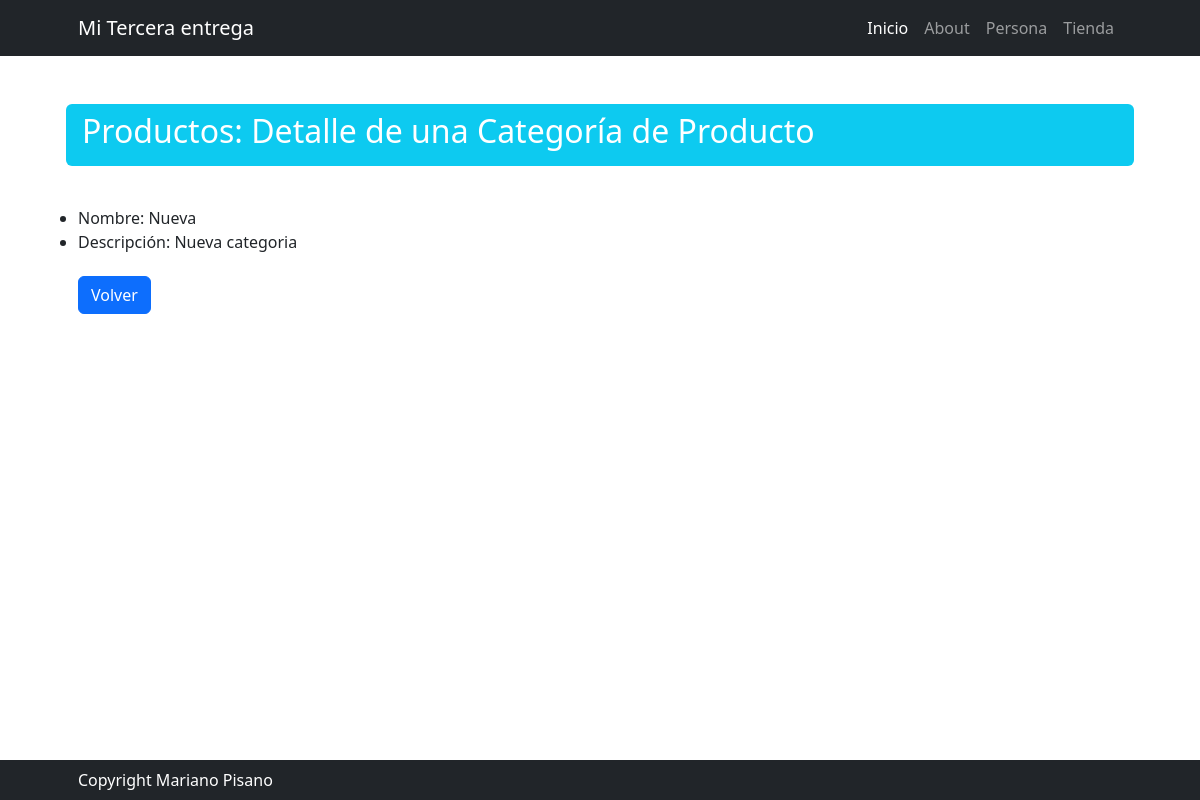
Page /tienda/productocategoria/detail/5 on the earlier database version.
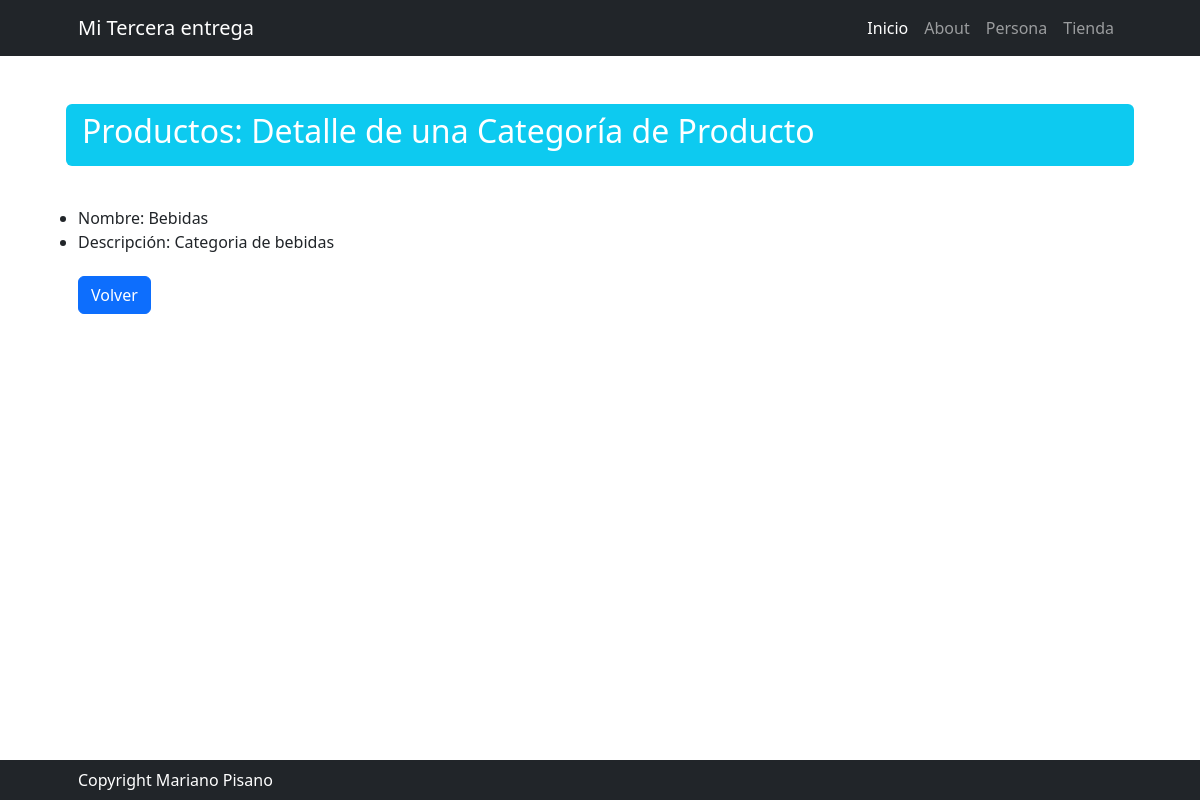
Same page on the later database version.
### tienda/models.py (models this page shows, shortened)
class Categoria(models.Model):
    codigo = models.IntegerField(primary_key=True)
    nombre = models.CharField(max_length=50, unique=True)
    descripcion = models.CharField(max_length=50, verbose_name="Descripción", null=True, blank=True)

### tienda/views.py (the view)
# urls.py: path("productocategoria/detail/<int:pk>", views.productocategoria_detail, name="productocategoria_detail"),
def productocategoria_detail(request, pk: int):
    query = models.Categoria.objects.get(codigo=pk)
    return render(request, "tienda/productocategoria_detail.html", {"categoria": query})

### tienda/templates/tienda/productocategoria_detail.html (shortened to what this page needs)
{% extends 'core/base.html' %}
{% block titulo %}
    Productos: Detalle de una Categoría de Producto
{% endblock titulo %}
{% block contenido %}
    <ul>
            <li>Nombre: {{ categoria.nombre }}</li>
            <li>Descripción: {{ categoria.descripcion }}</li>
    </ul>
    <div class="fs-3 pb-4">
        <a class="btn btn-primary" href="{% url 'tienda:productocategoria_list' %}">Volver</a>
    </div>
{% endblock contenido %}

Differences in the rows shown:
changed Categoria: nombre "Nueva" → "Bebidas"; descripcion "Nueva categoria" → "Categoria de bebidas"
